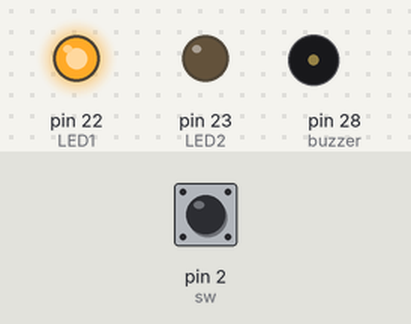
Bench run of a sketch on a simulated Arduino Mega 2560, built with avr-gcc and run on an emulated ATmega2560. Parts: output pins drawn as LEDs (lit = HIGH), buzzer (waves = sounding, pin HIGH). Inputs (shaded band) come from the test bench; at power-on: pin 2 (sw) LOW.

Above: at 4.8 s.
4.9 s: pin 2 (sw) pulled HIGH for 1.6 s
At 6.4 s:
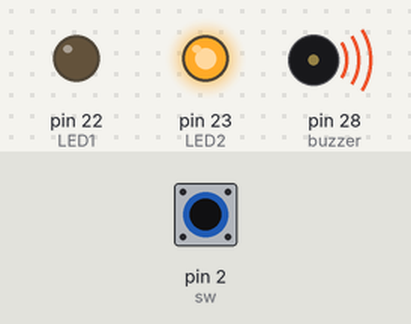
9.5 s: pin 2 (sw) pulled HIGH for 3.2 s
At 13.3 s:
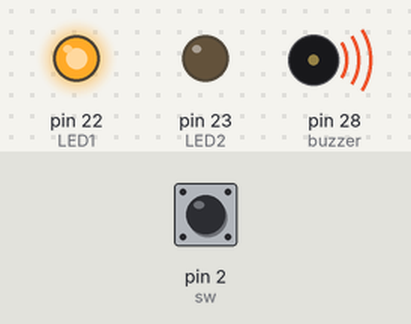
At 14.9 s:
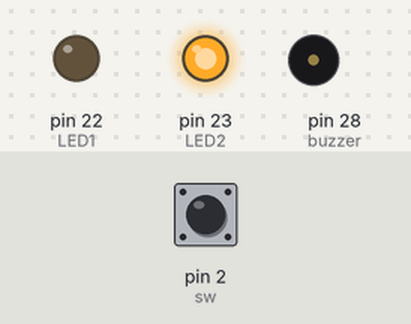
Timing chart, 0 to 21.5 s (numbered marks = the images above; inputs shaded):
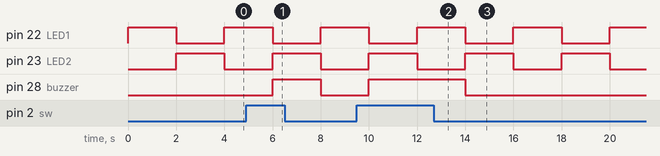

The sketch:

TImer_Counter_Interrupt_capstone_challege_2_-1.ino
```cpp
int buzzer = 28;
int LED1 = 22;
int LED2 = 23;
int sw = 2;
int LED1_state = HIGH;
int switch_state;

void setup() {
  pinMode(LED1,OUTPUT);
  pinMode(LED2,OUTPUT);
  pinMode(buzzer,OUTPUT);
  pinMode(sw,INPUT);

}

void loop() {
  swrutine();
  digitalWrite(LED1,HIGH);
  digitalWrite(LED2,LOW);
  delay(2000);
  swrutine();
  digitalWrite(LED1,LOW);
  digitalWrite(LED2,HIGH);
  delay(2000);
 swrutine();
}

void swrutine(){
  if(digitalRead(sw) == HIGH){
    digitalWrite(buzzer,HIGH);
  }
  else{
    digitalWrite(buzzer,LOW);
  }
}
```

Measured:
- after the input at 4.9 s, pin 28 (buzzer): LOW → HIGH after 1.1 s, → LOW 2.0 s later
- after the input at 9.5 s, pin 28 (buzzer): LOW → HIGH after 0.50 s, → LOW 4.0 s later
- by itself, pin 22 (LED1), pin 23 (LED2): alternates HIGH for 2.0 s and LOW for 2.0 s
